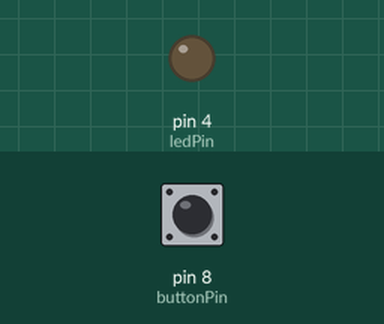
The sketch below on a simulated Arduino Uno, built with avr-gcc and run on an emulated ATmega328P. On the bench: output pins drawn as LEDs (lit = HIGH). The test bench sets the inputs (shaded band); at power-on: pin 8 (buttonPin) HIGH.

Above: at 1.2 s.
1.3 s: pin 8 (buttonPin) pulled LOW for 0.15 s
At 1.37 s:
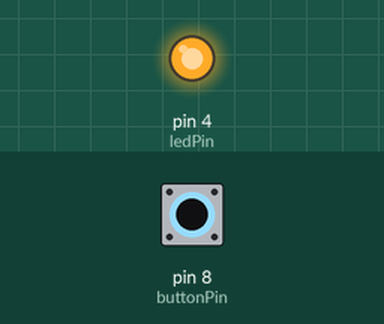
2.9 s: pin 8 (buttonPin) pulled LOW for 3.2 s
At 7.2 s:
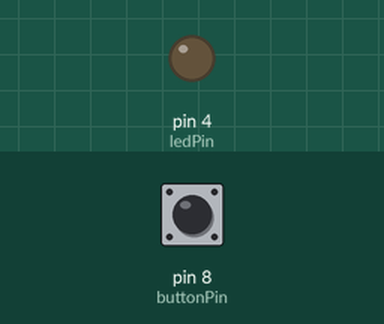
Timing chart, 0 to 8.7 s (numbered marks = the images above; inputs shaded):
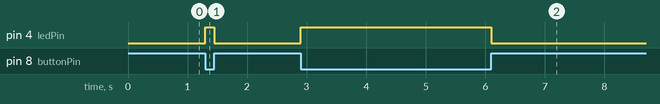

Measured:
- after the input at 1.3 s, pin 4 (ledPin): LOW → HIGH at once, → LOW 0.15 s later
- after the input at 2.9 s, pin 4 (ledPin): LOW → HIGH at once, → LOW 3.2 s later

The sketch:

Lab03_Exercise01.ino
```cpp
const int ledPin = 4;      // LED connected to digital pin 4
const int buttonPin = 8;   // Button connected to digital pin 8

void setup() {
  pinMode(ledPin, OUTPUT);
  pinMode(buttonPin, INPUT_PULLUP); // Use INPUT_PULLUP for the internal pull-up resistor
}

void loop() {
  int buttonState = digitalRead(buttonPin);

  if (buttonState == LOW) { // Check if the button is pressed (LOW because of pull-up)
    digitalWrite(ledPin, HIGH); // Turn the LED on
  } else {
    digitalWrite(ledPin, LOW);  // Turn the LED off
  }
}
```
